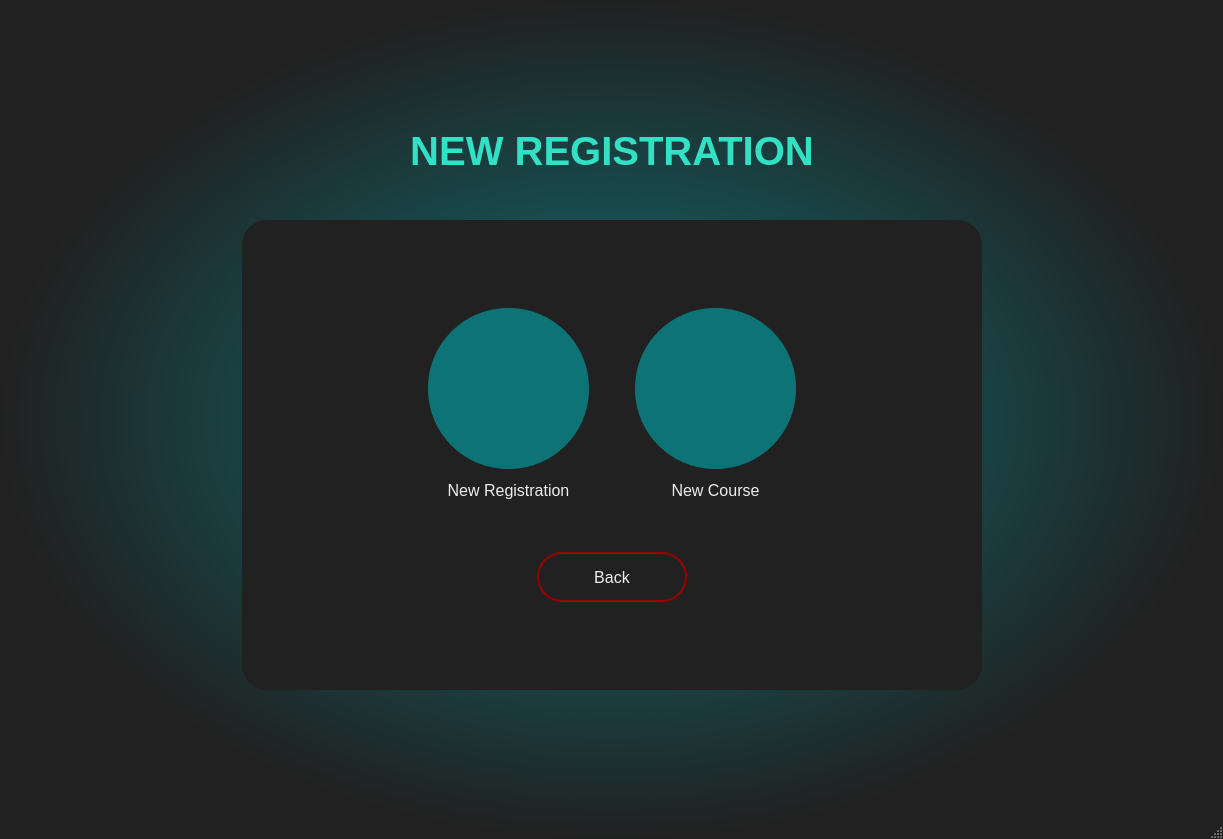
<?xml version="1.0" encoding="UTF-8"?>
<ui version="4.0">
 <class>NewRegistrationWindow</class>
 <widget class="QMainWindow" name="NewRegistrationWindow">
  <property name="geometry">
   <rect>
    <x>0</x>
    <y>0</y>
    <width>1223</width>
    <height>839</height>
   </rect>
  </property>
  <property name="windowTitle">
   <string>MainWindow</string>
  </property>
  <property name="styleSheet">
   <string notr="true">QMainWindow{
background-color: qradialgradient(spread:pad, cx:0.5, cy:0.5, radius:0.5, fx:0.5, fy:0.5, stop:0 rgba(13, 115, 119, 255), stop:1 rgba(33, 33, 33, 255));
}

QLabel{
color: #32e0c4;
}

</string>
  </property>
  <widget class="QWidget" name="centralwidget">
   <layout class="QGridLayout" name="gridLayout_2">
    <item row="1" column="1">
     <layout class="QVBoxLayout" name="verticalLayout_5">
      <item>
       <widget class="QLabel" name="registrationLabel">
        <property name="font">
         <font>
          <family>Segoe UI</family>
          <pointsize>30</pointsize>
          <weight>75</weight>
          <bold>true</bold>
         </font>
        </property>
        <property name="text">
         <string>NEW REGISTRATION</string>
        </property>
        <property name="alignment">
         <set>Qt::AlignCenter</set>
        </property>
       </widget>
      </item>
      <item>
       <spacer name="verticalSpacer_6">
        <property name="orientation">
         <enum>Qt::Vertical</enum>
        </property>
        <property name="sizeHint" stdset="0">
         <size>
          <width>20</width>
          <height>40</height>
         </size>
        </property>
       </spacer>
      </item>
      <item>
       <widget class="QFrame" name="frame">
        <property name="minimumSize">
         <size>
          <width>740</width>
          <height>470</height>
         </size>
        </property>
        <property name="maximumSize">
         <size>
          <width>760</width>
          <height>470</height>
         </size>
        </property>
        <property name="styleSheet">
         <string notr="true">QFrame{
background-color: rgb(33, 33, 33);
border-radius: 25px;
}

QLabel{
color: #eeeeee;
}

QPushButton{
background-color: rgb(13, 115, 119);
border-radius: 80px;
}

QPushButton:hover{
background-color: rgb(50, 224, 196);
}

QPushButton#cancelButton{
color: #eeeeee;
background-color: #212121;
border: 2px solid #9a0002;
border-radius: 25px;
}

QPushButton#cancelButton:hover{
border: 3px solid rgb(255, 0, 0);
background-color: #9a0002;
}</string>
        </property>
        <property name="frameShape">
         <enum>QFrame::StyledPanel</enum>
        </property>
        <property name="frameShadow">
         <enum>QFrame::Raised</enum>
        </property>
        <layout class="QGridLayout" name="gridLayout">
         <item row="1" column="1">
          <layout class="QVBoxLayout" name="verticalLayout_4">
           <item>
            <layout class="QHBoxLayout" name="horizontalLayout">
             <item>
              <layout class="QVBoxLayout" name="verticalLayout">
               <item>
                <widget class="QPushButton" name="newRegistrationButton">
                 <property name="minimumSize">
                  <size>
                   <width>161</width>
                   <height>161</height>
                  </size>
                 </property>
                 <property name="maximumSize">
                  <size>
                   <width>161</width>
                   <height>161</height>
                  </size>
                 </property>
                 <property name="cursor">
                  <cursorShape>OpenHandCursor</cursorShape>
                 </property>
                 <property name="text">
                  <string/>
                 </property>
                 <property name="icon">
                  <iconset resource="registration.qrc">
                   <normaloff>:/registration/addStudent.png</normaloff>:/registration/addStudent.png</iconset>
                 </property>
                 <property name="iconSize">
                  <size>
                   <width>80</width>
                   <height>80</height>
                  </size>
                 </property>
                </widget>
               </item>
               <item>
                <widget class="QLabel" name="newRegistrationLabel">
                 <property name="minimumSize">
                  <size>
                   <width>161</width>
                   <height>31</height>
                  </size>
                 </property>
                 <property name="maximumSize">
                  <size>
                   <width>161</width>
                   <height>31</height>
                  </size>
                 </property>
                 <property name="font">
                  <font>
                   <pointsize>12</pointsize>
                  </font>
                 </property>
                 <property name="text">
                  <string>New Registration</string>
                 </property>
                 <property name="alignment">
                  <set>Qt::AlignCenter</set>
                 </property>
                </widget>
               </item>
              </layout>
             </item>
             <item>
              <spacer name="horizontalSpacer_3">
               <property name="orientation">
                <enum>Qt::Horizontal</enum>
               </property>
               <property name="sizeHint" stdset="0">
                <size>
                 <width>40</width>
                 <height>20</height>
                </size>
               </property>
              </spacer>
             </item>
             <item>
              <layout class="QVBoxLayout" name="verticalLayout_2">
               <item>
                <widget class="QPushButton" name="newCourseButton">
                 <property name="minimumSize">
                  <size>
                   <width>161</width>
                   <height>161</height>
                  </size>
                 </property>
                 <property name="maximumSize">
                  <size>
                   <width>161</width>
                   <height>161</height>
                  </size>
                 </property>
                 <property name="cursor">
                  <cursorShape>OpenHandCursor</cursorShape>
                 </property>
                 <property name="text">
                  <string/>
                 </property>
                 <property name="icon">
                  <iconset resource="registration.qrc">
                   <normaloff>:/registration/enroll.png</normaloff>:/registration/enroll.png</iconset>
                 </property>
                 <property name="iconSize">
                  <size>
                   <width>80</width>
                   <height>80</height>
                  </size>
                 </property>
                </widget>
               </item>
               <item>
                <widget class="QLabel" name="newCourseLabel">
                 <property name="minimumSize">
                  <size>
                   <width>161</width>
                   <height>31</height>
                  </size>
                 </property>
                 <property name="maximumSize">
                  <size>
                   <width>161</width>
                   <height>31</height>
                  </size>
                 </property>
                 <property name="font">
                  <font>
                   <pointsize>12</pointsize>
                  </font>
                 </property>
                 <property name="text">
                  <string>New Course</string>
                 </property>
                 <property name="alignment">
                  <set>Qt::AlignCenter</set>
                 </property>
                </widget>
               </item>
              </layout>
             </item>
            </layout>
           </item>
           <item>
            <spacer name="verticalSpacer_3">
             <property name="orientation">
              <enum>Qt::Vertical</enum>
             </property>
             <property name="sizeHint" stdset="0">
              <size>
               <width>20</width>
               <height>40</height>
              </size>
             </property>
            </spacer>
           </item>
           <item>
            <layout class="QHBoxLayout" name="horizontalLayout_2">
             <item>
              <widget class="QLabel" name="label_4">
               <property name="text">
                <string/>
               </property>
              </widget>
             </item>
             <item>
              <widget class="QPushButton" name="cancelButton">
               <property name="minimumSize">
                <size>
                 <width>150</width>
                 <height>50</height>
                </size>
               </property>
               <property name="maximumSize">
                <size>
                 <width>150</width>
                 <height>50</height>
                </size>
               </property>
               <property name="font">
                <font>
                 <family>Segoe UI</family>
                 <pointsize>12</pointsize>
                </font>
               </property>
               <property name="cursor">
                <cursorShape>OpenHandCursor</cursorShape>
               </property>
               <property name="text">
                <string>Back</string>
               </property>
              </widget>
             </item>
             <item>
              <widget class="QLabel" name="label_5">
               <property name="text">
                <string/>
               </property>
              </widget>
             </item>
            </layout>
           </item>
          </layout>
         </item>
         <item row="1" column="2">
          <spacer name="horizontalSpacer_2">
           <property name="orientation">
            <enum>Qt::Horizontal</enum>
           </property>
           <property name="sizeHint" stdset="0">
            <size>
             <width>40</width>
             <height>20</height>
            </size>
           </property>
          </spacer>
         </item>
         <item row="1" column="0">
          <spacer name="horizontalSpacer">
           <property name="orientation">
            <enum>Qt::Horizontal</enum>
           </property>
           <property name="sizeHint" stdset="0">
            <size>
             <width>40</width>
             <height>20</height>
            </size>
           </property>
          </spacer>
         </item>
         <item row="2" column="1">
          <spacer name="verticalSpacer_2">
           <property name="orientation">
            <enum>Qt::Vertical</enum>
           </property>
           <property name="sizeHint" stdset="0">
            <size>
             <width>20</width>
             <height>40</height>
            </size>
           </property>
          </spacer>
         </item>
         <item row="0" column="1">
          <spacer name="verticalSpacer">
           <property name="orientation">
            <enum>Qt::Vertical</enum>
           </property>
           <property name="sizeHint" stdset="0">
            <size>
             <width>20</width>
             <height>40</height>
            </size>
           </property>
          </spacer>
         </item>
        </layout>
       </widget>
      </item>
     </layout>
    </item>
    <item row="1" column="2">
     <spacer name="horizontalSpacer_6">
      <property name="orientation">
       <enum>Qt::Horizontal</enum>
      </property>
      <property name="sizeHint" stdset="0">
       <size>
        <width>40</width>
        <height>20</height>
       </size>
      </property>
     </spacer>
    </item>
    <item row="2" column="1">
     <spacer name="verticalSpacer_4">
      <property name="orientation">
       <enum>Qt::Vertical</enum>
      </property>
      <property name="sizeHint" stdset="0">
       <size>
        <width>20</width>
        <height>40</height>
       </size>
      </property>
     </spacer>
    </item>
    <item row="0" column="1">
     <spacer name="verticalSpacer_5">
      <property name="orientation">
       <enum>Qt::Vertical</enum>
      </property>
      <property name="sizeHint" stdset="0">
       <size>
        <width>20</width>
        <height>40</height>
       </size>
      </property>
     </spacer>
    </item>
    <item row="1" column="0">
     <spacer name="horizontalSpacer_5">
      <property name="orientation">
       <enum>Qt::Horizontal</enum>
      </property>
      <property name="sizeHint" stdset="0">
       <size>
        <width>40</width>
        <height>20</height>
       </size>
      </property>
     </spacer>
    </item>
   </layout>
  </widget>
  <widget class="QStatusBar" name="statusbar"/>
 </widget>
 <resources>
  <include location="registration.qrc"/>
 </resources>
 <connections/>
</ui>
